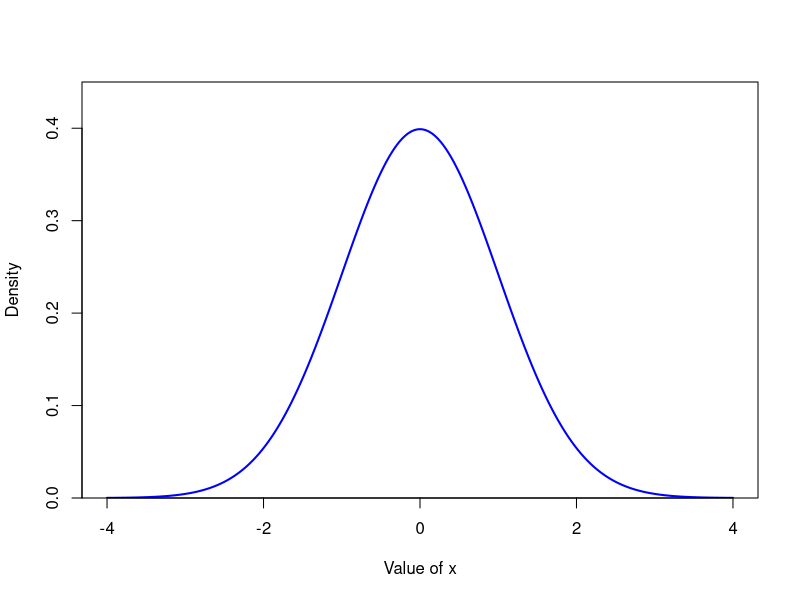
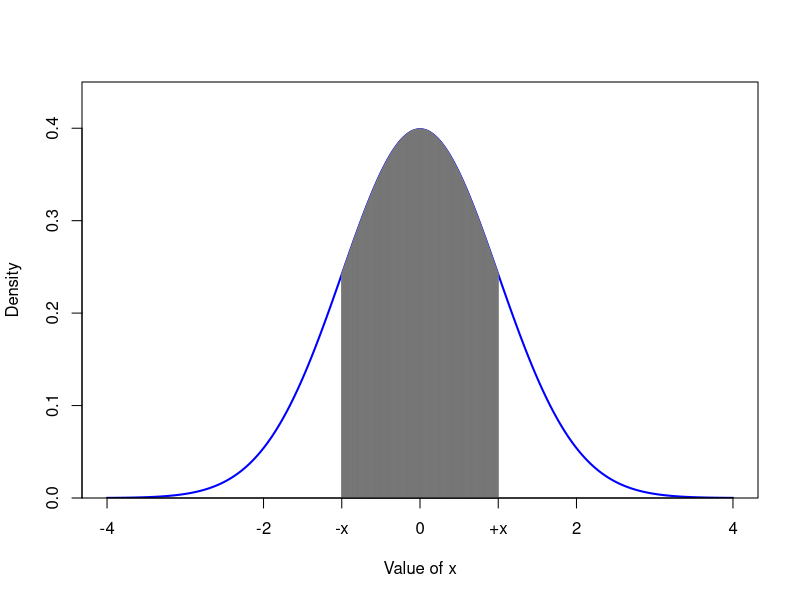
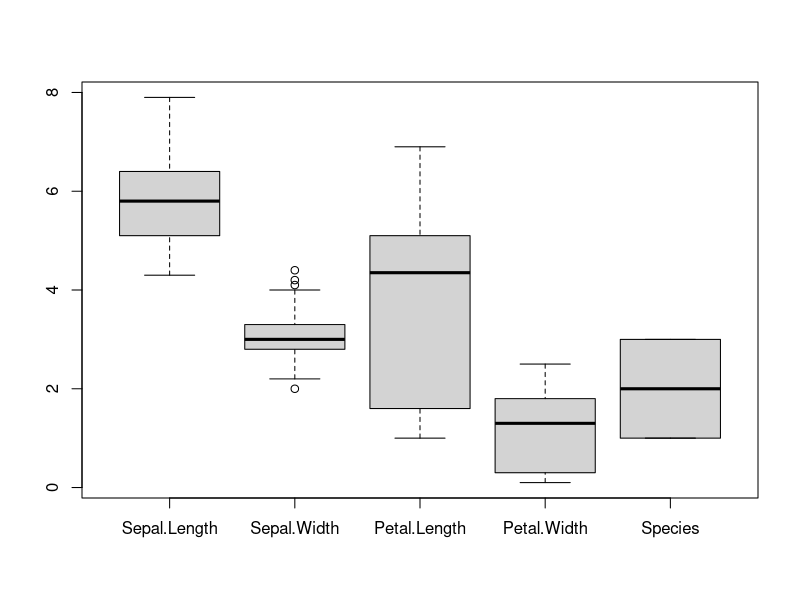
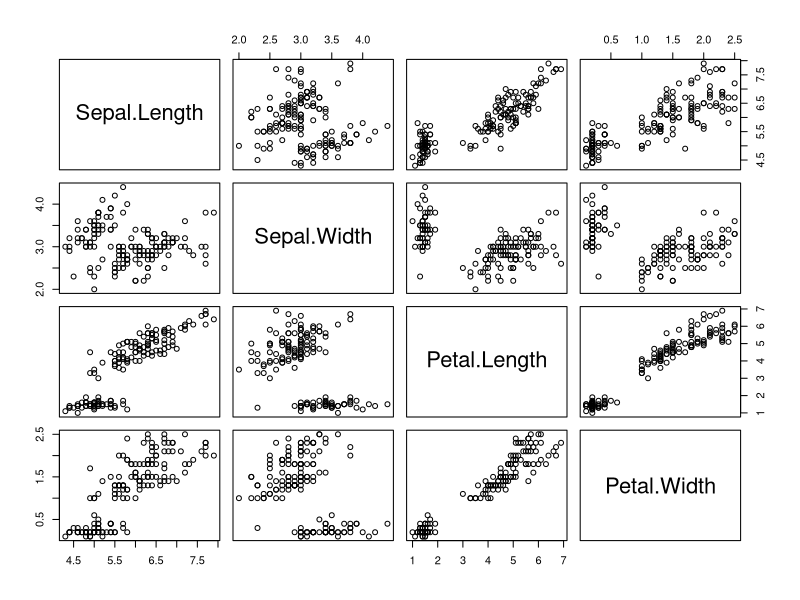
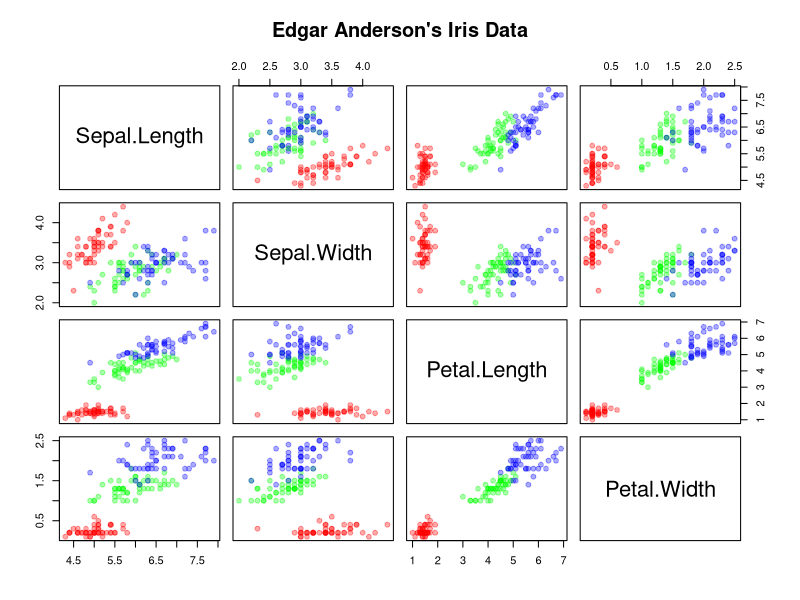
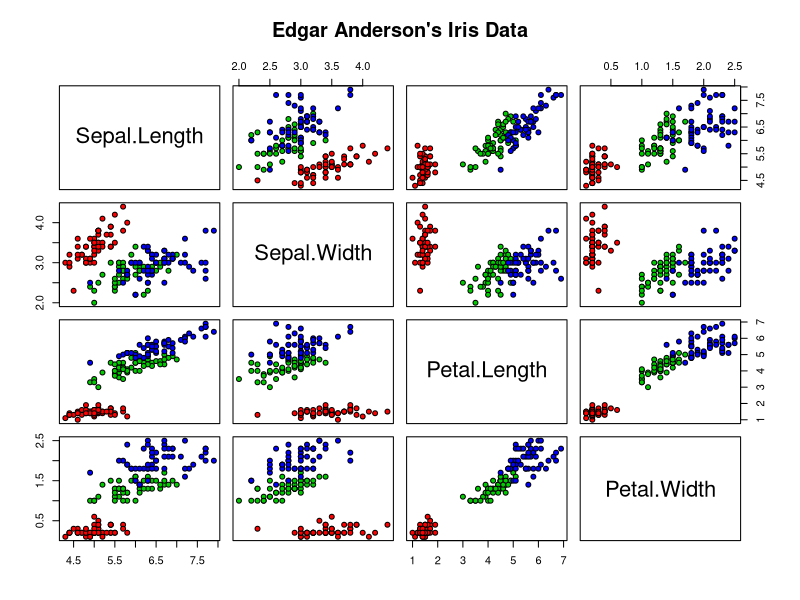
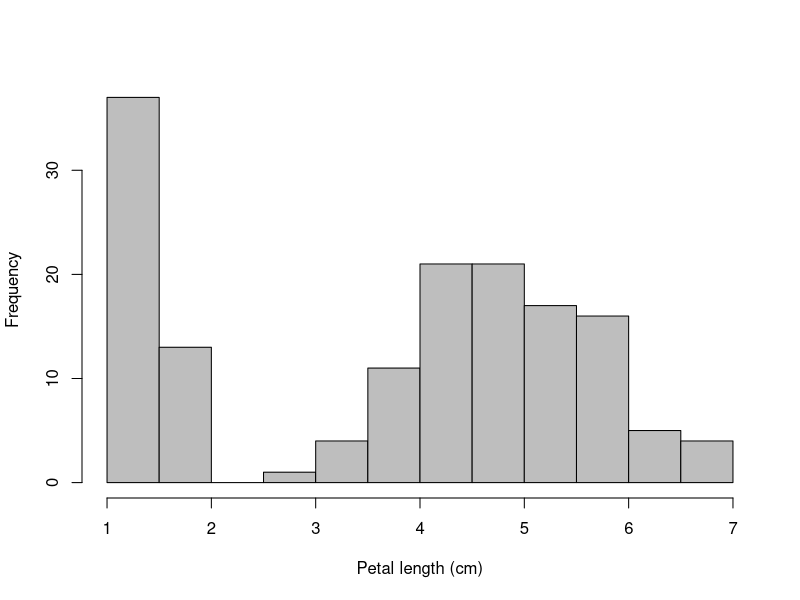
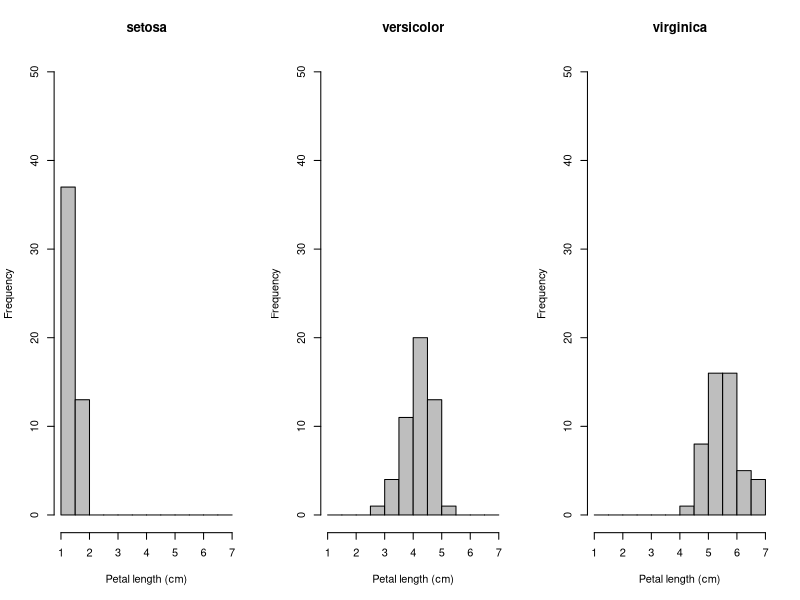

Generate these figures, in order, with R:
#=====Lecture 9 r code: statistics
help.search("negative binomial")
x <- seq(-4,4,0.001)
plot(x=x, y=dnorm(x), type="l", lwd=2, col="blue",yaxs="i", ylim=c(0,0.45),
     xlab="Value of x", ylab="Density")
quants <- qnorm(c(0.01,0.025,0.05,0.95,0.975,0.99))
round(quants,2)

pnorm(quants)

dnorm(quants)
rnorm(n=10)

#===random numbers
?.Random.seed
?set.seed
.Random.seed[1:4]
rnorm(1)
.Random.seed[1:4]
rnorm(1)
.Random.seed[1:4]

set.seed(100)
rnorm(3)
rnorm(3)
set.seed(100)
rnorm(3)
rnorm(3)

2^31-1
-2^31
rnorm(5)

#=====using the sample function
#roll some dice 10 times
sample(1:6,size=10,replace=T)

#flip a coin 10 times
sample(c("H","T"), size=10, replace=T)

#select five cards from a deck
cards <- paste(rep(c("A",2:10,"J","Q","K"),4),
               c("Club","Diamond","Heart","Spade"))
sort(cards)  #check that this worked! 
sample(cards,5)

#times out of 10000 you select 0,1,2,3,4,5 hearts
x <- vector(length=10000)
for (i in 1:10000) {
   x[i] <- length(grep("Heart", sample(cards,5)))
}
table(x)

#first two cards both Aces
x <- vector(length=10000)
for (i in 1:10000) {
   x[i] <- 2==length(grep("A", sample(cards,2)))
}
table(x)

#4 aces out of 7 cards (Texas hold 'em)
x <- vector(length=100000)
for (i in 1:100000) {
   x[i] <- length(grep("A", sample(cards,7)))>=4
}
table(x)

#=======Hands-on exercise 1
x <- rnorm(mean=80, sd=10, n=100)
x
sum(x >= 100 | x <= 60) / 100

#jackpot
sample(x=1:56, size=6, replace=F)

#find P(-z<=Z<=z)=0.24
#create the plot
x <- seq(-4,4,0.001)
plot(x=x, y=dnorm(x), type="l", lwd=2, col="blue",yaxs="i",
     ylim=c(0,0.45),xlab="Value of x", ylab="Density")
lines(x=x[x>=-1 & x<1], y=dnorm(x[x>=-1 & x<1]),
      type="h", col="#77777777")
axis(at=c(-1,1),lab=c("-x","+x"),side=1)

#find the solution
qnorm(0.5)  #50% of the curve is between -inf and 0
#need to go from 0.38 quantile to 0.62 to add to 0.24
#under the curve on either side
round(qnorm(0.38),3) #this is the answer!
round(qnorm(0.62),3)
#So we need -0.305 < X < 0.305
#check
round(pnorm(0.305)-pnorm(-0.305),3)
      
#=====exploratory data analysis
summary(iris)
boxplot(iris)
fivenum(iris[,3]) #min, lower quart, mean, upper q, max

pairs(iris[,1:4])

pairs(iris[,1:4], main = "Edgar Anderson's Iris Data", pch = 19,
      col = rep(c("#FF000055", "#00FF0055", "#0000FF55"), c(50,50,50)))
pairs(iris[,1:4], main = "Edgar Anderson's Iris Data", pch = 21,
      bg = rep(c("red", "green3", "blue"), table(iris$Species)))

#====histogram
hist(iris$Petal.Length, main="", col="gray", xlab="Petal length (cm)")
table(iris$Species)
table(iris$Petal.Length)
par(mfrow=c(1,3))
hist(iris[iris$Species=="setosa",]$Petal.Length, ylim=c(0,50),
     breaks=seq(1,7,0.5), main="setosa", col="gray", xlab="Petal length (cm)")
hist(iris[iris$Species=="versicolor",]$Petal.Length, ylim=c(0,50), 
     breaks=seq(1,7,0.5), main="versicolor", col="gray", xlab="Petal length (cm)")
hist(iris[iris$Species=="virginica",]$Petal.Length,  ylim=c(0,50),
     breaks=seq(1,7,0.5), main="virginica", col="gray", xlab="Petal length (cm)")

#==adding density curves
par(mfrow=c(1,1))
hist(iris$Petal.Length, main="", col="gray", xlab="Petal length (cm)",
     freq=F)
lines(density(iris$Petal.Length), lwd=2, col="red")
lines(density(iris$Petal.Length,adjust=0.4), lwd=2, col="blue")
lines(density(iris$Petal.Length,adjust=2), lwd=2, col="green3")

#====other types of plots
#from help files for image()
x <- y <- seq(-4*pi, 4*pi, len = 100)
r <- sqrt(outer(x^2, y^2, "+"))
image(z = z <- cos(r^2)*exp(-r/6), col  = gray((0:32)/32),
      axes = FALSE, main = "Math can be beautiful ...",
      xlab = expression(cos(r^2) * e^{-r/6}))


x <- y <- seq(-4*pi, 4*pi, len = 500)
r <- sqrt(outer(x^2, y^2, "+"))
image(z = z <- cos(r^2)*exp(-r/6), col  = gray((0:32)/32),
      axes = FALSE, main = "Math can be beautiful ...",
      xlab = expression(cos(r^2) * e^{-r/6}))

x <- y <- seq(-4*pi, 4*pi, len = 1000)
r <- sqrt(outer(x^2, y^2, "+"))
image(z = z <- cos(r^2)*exp(-r/6), col  = gray((0:32)/32),
      axes = FALSE, main = "Math can be beautiful ...",
      xlab = expression(cos(r^2) * e^{-r/6}))

#=====using t-test
methodA <- c(79.982, 80.041, 80.018, 80.041, 80.03, 80.029, 80.038, 79.968, 80.049, 80.029, 80.019, 80.002, 80.022)
methodB <- c(80.02, 79.939, 79.98, 79.971, 79.97, 80.029, 79.952, 79.968)

#briefly examine assumptions
boxplot(methodA, methodB, names = c("A", "B"))
par(mfrow = c(1,2))
qqnorm(methodA)
qqline(methodA)
qqnorm(methodB); qqline(methodB)

t.test(methodA, methodB)
resultsAB <- t.test(methodA, methodB)
names(resultsAB)
resultsAB$p.value

var(methodA)
var(methodB)

#test of equal variances
var.test(methodA, methodB)

#use equal variances
t.test(methodA, methodB, var.equal = TRUE)

#Mann-Whitney test
wilcox.test(methodA, methodB)

#======Hands-on Exercise 2



#====Ex 2 follow on
#this function randomly generates qqplots from different distributions
#so that you can test yourself! 
require(sm)
qqTester <- function(n, k = 30)
{
   require(sm)
   actual <- vector("numeric", length = n)
   
   for(i in 1:n)
   {
      z <- sample(1:4, 1, prob = c(0.4, 0.2, 0.2, 0.2))
      if (z == 1)
      {
         actual[i] <- "Normal"
         mu <- rnorm(1, 0, 15)
         y <- rnorm(k, mu, 10)
      }
      else if (z == 2)
      {
         actual[i] <- "Student t"
         y <- rt(k, 2)
      }
      else if (z == 3)
      {
         actual[i] <- "Exponential"
         y <- rexp(k, 1/4)
      }
      else
      {
         actual[i] <- "Cauchy"
         y <- rcauchy(k, 0, 5)
      }
      qqnorm(y)
      qqline(y)
      pause()
   }
   return(actual)
}
qqTester(n=10,k=30) #n is num of plots, k is num of points to generate
